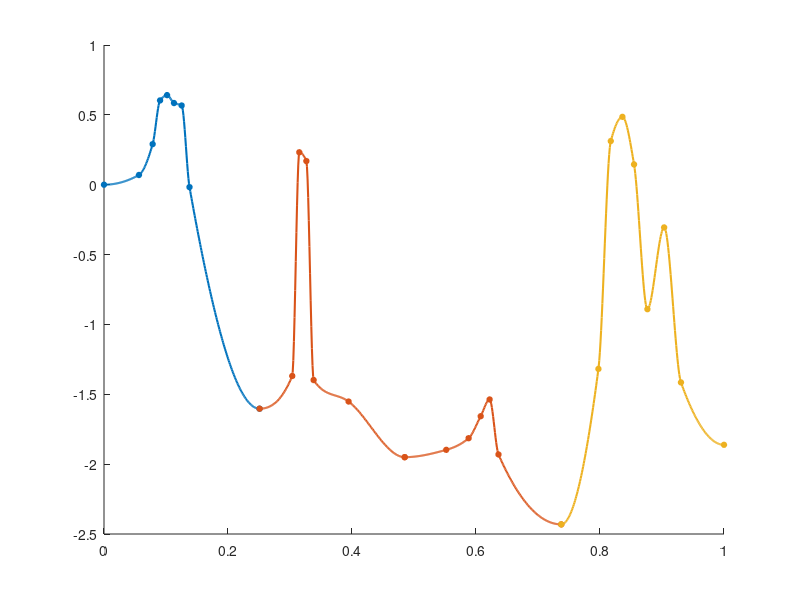

Source code (MATLAB): (Note: this script raises an error after producing the figure.)
% Matrix B contains specific points from A to be used as markers
% Format: [Distance (A), Energy (H)]
B1 = [
0.0000   0.00000000      0.00000000
0.2246   9.21009588      0.00255950
0.3128  12.82724833      0.01067922
0.3605  14.78131585      0.02217416
0.4054  16.62395085      0.02356506
0.4500  18.45299729      0.02147992
0.4991  20.46632497      0.02083793
0.5496  22.53973064     -0.00062689
1.0000  41.00774345     -0.05891633
];
B2 = [
0.0000   0.00000000      0.00000000
0.2251   8.61211513      0.00860505
0.2737  10.47373280      0.06745207
0.3223  12.33462953      0.06514408
0.3725  14.25263785      0.00754025
0.6133  23.46864129      0.00188289
1.0000  38.26719971     -0.01274898
];
B3 =[
0.0000   0.00000000      0.00000000
0.2650  10.93845440      0.00192600
0.4082  16.84473941      0.00498986
0.4852  20.02621120      0.01077655
0.5421  22.37391881      0.01518321
0.5989  24.71717631      0.00071386
1.0000  41.27033300     -0.01767690
];
B4 = [
0.0000   0.00000000      0.00000000
0.2283   9.79124623      0.04089276
0.3042  13.04912441      0.10083027
0.3756  16.11219606      0.10718705
0.4472  19.18355123      0.09468473
0.5293  22.70319300      0.05660755
0.6323  27.12068019      0.07810998
0.7355  31.54738456      0.03733856
1.0000  42.89457827      0.02092683
];

% Shift Matrix B (Column 2: Distance, Column 3: Energy)
B2(:,2) = B2(:,2) + B1(end,2);
B2(:,3) = B2(:,3) + B1(end,3);

B3(:,2) = B3(:,2) + B2(end,2);
B3(:,3) = B3(:,3) + B2(end,3);

B4(:,2) = B4(:,2) + B3(end,2);
B4(:,3) = B4(:,3) + B3(end,3);

% Combine 
B = [B1; B2; B3; B4];

% Convert Hartree to eV
B(:,3) = B(:,3) .* 27.211386245981; 

% --- RESCALE DISTANCE TO [0, 1] ---
% Find the maximum distance in the combined matrix
max_distance = max(B(:,2));
% Divide all distance values by the maximum distance
B(:,2) = B(:,2) / max_distance;

% --- INTERPOLATION STEP ---
% 1. Remove duplicate stitched points for interpolation
[x_unique, idx] = unique(B(:,2));
y_unique = B(idx, 3);

% 2. Create a dense set of X points for a smooth curve
x_interp = linspace(min(x_unique), max(x_unique), 1000);

% 3. Calculate the interpolated Y values globally using a cubic spline
y_interp = interp1(x_unique, y_unique, x_interp, 'pchip');

% --- PLOTTING WITH DIFFERENT COLORS ---
figure;
hold on;

% Define 3 base colors from MATLAB's colormap
base_colors = lines(3); 

% Assign the colors to the 4 segments (B2 and B3 share the 2nd color)
segment_colors = [base_colors(1,:); ... % B1
                  base_colors(2,:); ... % B2
                  base_colors(2,:); ... % B3 (Same as B2)
                  base_colors(3,:)];    % B4

% Calculate the exact row indices where each segment ends in the combined matrix 'B'
b_idx = [1, ...
         size(B1,1), ...
         size(B1,1) + size(B2,1), ...
         size(B1,1) + size(B2,1) + size(B3,1), ...
         size(B,1)];

% Array to store handles for the legend
h_lines = zeros(1, 4);

for i = 1:4
    % Define start and end indices for the markers of the current segment
    start_idx = b_idx(i);
    if i > 1
        % Start one index later to avoid plotting the overlapping stitch marker twice
        start_idx = b_idx(i) + 1; 
    end
    end_idx = b_idx(i+1);
    
    % Define the X-coordinate boundaries for masking the interpolated line
    x_start = B(b_idx(i), 2);
    x_end = B(b_idx(i+1), 2);
    
    % Create a logical mask to isolate the interpolated points for this segment
    mask = (x_interp >= x_start) & (x_interp <= x_end);
    
    % Plot the interpolated segment
    h_lines(i) = plot(x_interp(mask), y_interp(mask), 'Color', segment_colors(i,:), 'LineWidth', 1.5);
    
    % Plot the markers for this segment on top
    plot(B(start_idx:end_idx, 2), B(start_idx:end_idx, 3), 'o', ...
        'MarkerSize', 4, 'MarkerEdgeColor', segment_colors(i,:), 'MarkerFaceColor', segment_colors(i,:));
end

% --- ADD BLACK VERTICAL LINES AT TRANSITIONS ---
% The boundaries between segments occur at indices 2, 3, and 4 in the b_idx array
transition_x_coords = [B(b_idx(2), 2), B(b_idx(4), 2)];

for t_x = transition_x_coords
    % Draw a solid black vertical line ('k-'). Use HandleVisibility 'off' so it avoids the legend.
    % If you prefer dashed lines, simply change 'k-' to 'k--'.
    xline(t_x, 'k-', 'LineWidth', 1, 'HandleVisibility', 'off');
end

% Formatting
xlabel('Reaction Coordinate');  
ylabel('Energy (eV)'); 
title('tBuPA-Pt Catalyst for Chalk-Harrod Mechanism Step 1-3');
grid on;

% Only pass handles 1, 2, and 4 to the legend to group B2 & B3
legend([h_lines(1), h_lines(2), h_lines(4)], {'Step 1', 'Step 2', 'Step 3'}, 'Location', 'best');

hold off;

% Save the plot
exportgraphics(gcf, 'NEB_Energy_Profile.png', 'Resolution', 300);
